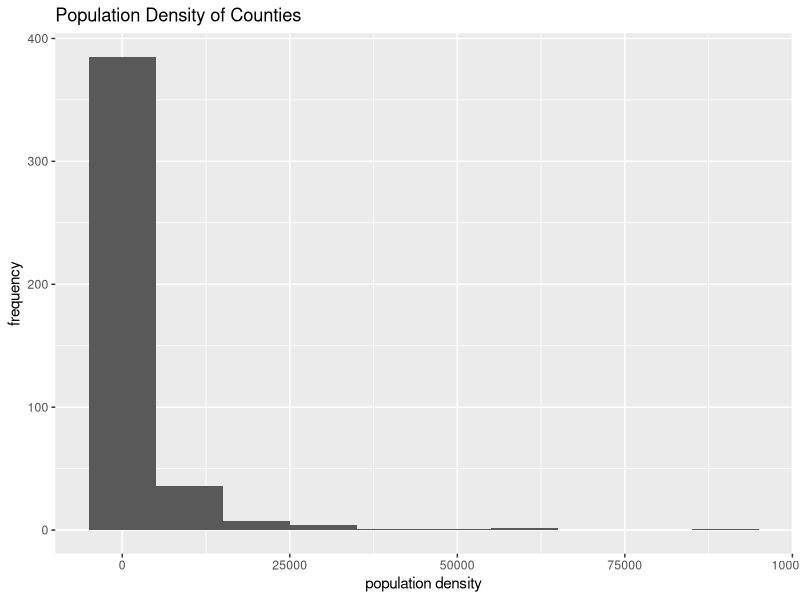
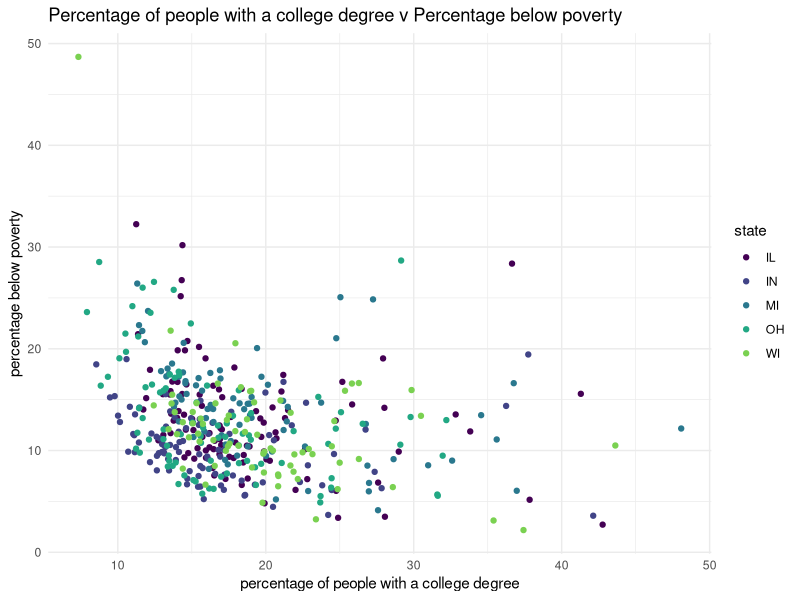

The R script that drew these images, in order:
## ---- chunk 1
#| label: load-packages
#| message: false

library(tidyverse)
library(viridis)
## ---- chunk 2
#| label: add-histogram
ggplot(midwest, mapping=aes(x=popdensity))+
  geom_histogram(binwidth=10000)+
  labs(
    x="population density",
    y= "frequency",
    title="Population Density of Counties"
  )
## ---- chunk 3
#| label: add-scatterplot
ggplot(midwest, mapping=aes(x=percollege, y=percbelowpoverty, color=state))+
  geom_point()+
  labs(
    x="percentage of people with a college degree",
    y= "percentage below poverty",
    title="Percentage of people with a college degree v Percentage below poverty"
  )+
  scale_color_viridis_d(option="D", end=0.8)+
  theme_minimal()
